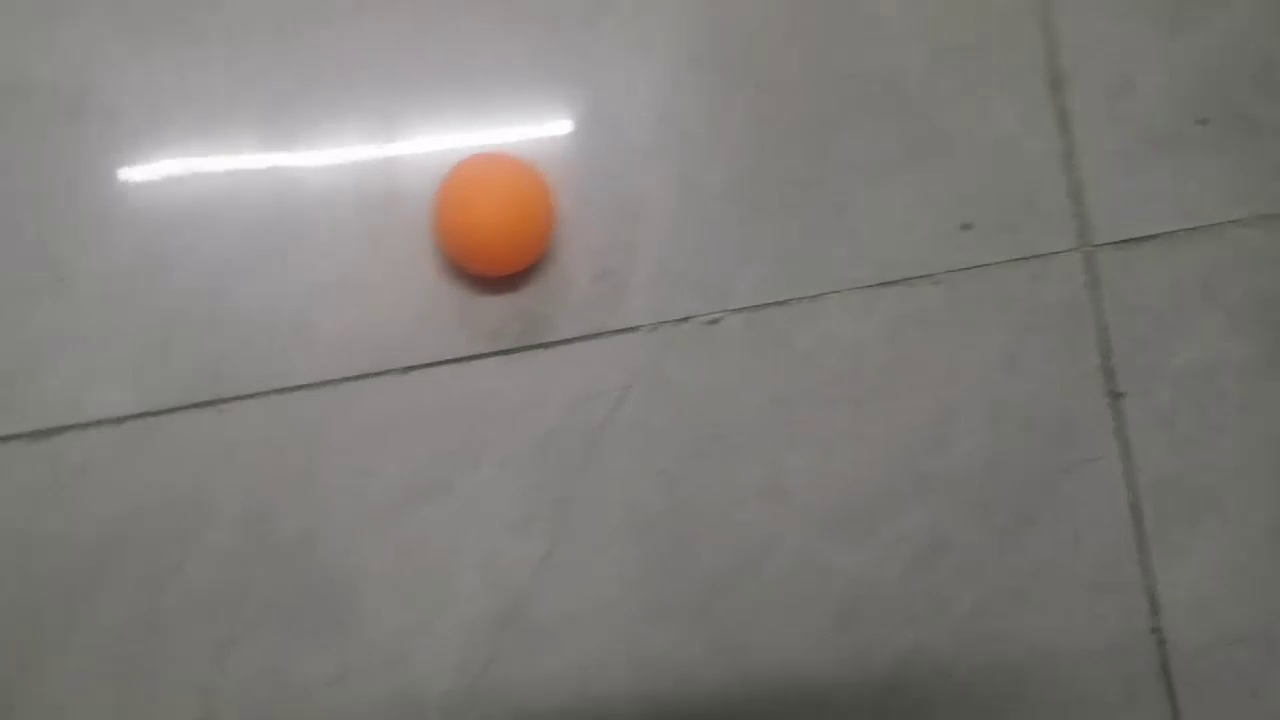
#> input picture frame 30 of ping_pang_ball.mp4, 1280 x 720 px
$ python main.py
#> lines starting #> are read from the running program, lines starting #| are printed output that depends on the picture
import cv2 as cv
import numpy as np

from utils import DrawHelper

ORIGINAL_VIDEO_PATH = './ping_pang_ball.mp4'

BLUE_BRG = (255, 0, 0)
GREEN_BRG = (0, 255, 0)
RED_BRG = (0, 0, 255)

first_frame_of_video = []

# 读取视频
cap = cv.VideoCapture(ORIGINAL_VIDEO_PATH)
if not cap.isOpened():
    print('can not open the video!!!')
else:
    # 获取视频第一帧
    ret, frame = cap.read()
#> frame is the input picture: shape (720, 1280, 3); mean B, G, R 122.2, 125.5, 128.7
    first_frame_of_video = frame
    if not ret:
        print("Can't receive frame (stream end?). Exiting ...")
    else:
        cv.namedWindow('Tracking Object', cv.WINDOW_NORMAL | cv.WINDOW_KEEPRATIO)
        cv.imshow('Tracking Object', frame)

# 鼠标左键按下且移动的起始坐标
start_position_x, start_position_y = -1, -1


def mouse_event_dispatcher(event, x, y, flags, _param=None):
    global start_position_x, start_position_y, first_frame_of_video, tracking_win_x, tracking_win_y, tracking_win_w, \
        tracking_win_h
    _img = first_frame_of_video.copy()

    if event == cv.EVENT_LBUTTONDOWN:
        tracking_win_x = x
        tracking_win_y = y
        start_position_x, start_position_y = x, y
    elif event == cv.EVENT_MOUSEMOVE and (flags & cv.EVENT_FLAG_LBUTTON):
        DrawHelper.draw_rect('Tracking Object', _img, (start_position_x, start_position_y), (x, y), BLUE_BRG, cv.LINE_4)
    elif event == cv.EVENT_LBUTTONUP:
        tracking_win_w = abs(x - tracking_win_x)
        tracking_win_h = abs(y - tracking_win_y)
        DrawHelper.draw_rect('Tracking Object', _img, (tracking_win_x, tracking_win_y),
                             (tracking_win_x + tracking_win_w, tracking_win_y + tracking_win_h), BLUE_BRG,
                             cv.LINE_4)


# 设置鼠标事件回调函数
cv.setMouseCallback('Tracking Object', mouse_event_dispatcher)

tracking_win_x, tracking_win_y, tracking_win_w, tracking_win_h = -1, -1, -1, -1

cv.putText(first_frame_of_video, 'Press the left mouse button to select the tracking object', (50, 100),
           cv.FONT_HERSHEY_SIMPLEX, 1.3, RED_BRG, 2, cv.LINE_AA)
cv.putText(first_frame_of_video, 'Press the "C" key to continue after selection', (50, 150),
           cv.FONT_HERSHEY_SIMPLEX, 1.3, RED_BRG, 2, cv.LINE_AA)
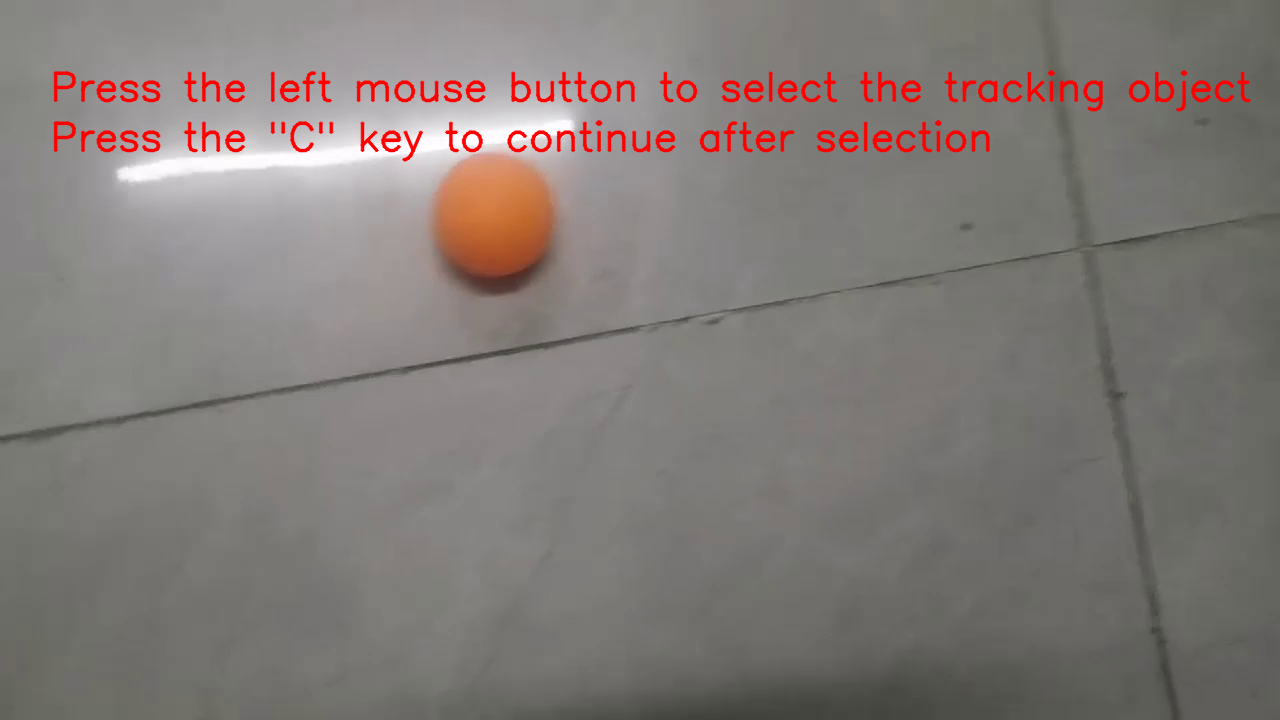
#> first_frame_of_video: shape (720, 1280, 3); mean B, G, R 119.7, 122.9, 130.4
cv.imshow('Tracking Object', first_frame_of_video)

# 暂停视频, 等待框选目标, 直到按 'C' 键继续
# 鼠标框选要追踪的目标触发 mouse_event_dispatcher 回调函数, 更新 tracking_win_x/y/w/h
while True:
    if cv.waitKey() == ord('c'):
#> (key q is pressed here)
        break

# 乒乓球颜色的 HSV 阈值
range_lower = np.array([3, 72, 0])
range_upper = np.array([179, 222, 255])

# 设置要追踪的区域
roi = first_frame_of_video[
      tracking_win_y:tracking_win_y + tracking_win_h,
      tracking_win_x:tracking_win_x + tracking_win_w]

hsv_roi = cv.cvtColor(roi, cv.COLOR_BGR2HSV)

mask = cv.inRange(hsv_roi, range_lower, range_upper)

# 计算直方图,参数为 图片(可多)，通道数，蒙板区域，直方图长度，范围
roi_hist = cv.calcHist([hsv_roi], [0], mask, [180], [0, 180])
# 归一化
cv.normalize(roi_hist, roi_hist, 0, 255, cv.NORM_MINMAX)

# 设置终止条件，迭代 10 次或者至少移动 1 pt
term_crit = (cv.TERM_CRITERIA_EPS | cv.TERM_CRITERIA_COUNT, 10, 1)
track_window = (tracking_win_x, tracking_win_y, tracking_win_w, tracking_win_h)

# 被标记了追踪框的图像
img_marked = []

while True:
    # 按 ‘Q' 键退出视频播放
    if cv.waitKey(20) & 0xFF == ord('q'):
        break
    else:
        ret, img = cap.read()
        if not ret:
            print("Can't receive frame (stream end?). Exiting ...")
            break
        else:
            # 将一帧 RGB 图像转换为 HSV 图像
            hsv = cv.cvtColor(img, cv.COLOR_BGR2HSV)
            # 计算反向投影
            dst = cv.calcBackProject([hsv], [0], roi_hist, [0, 180], 1)
            # 调用 meanShift 算法在 dst 中寻找目标窗口，找到后返回目标窗口
            ret, track_window = cv.meanShift(dst, track_window, term_crit)
            # 在图像上画出跟踪到的目标窗口
            x, y, w, h = track_window
            img_marked = cv.rectangle(img, (x, y), (x + w, y + h), RED_BRG, 2)
            cv.imshow('Tracking Object', img_marked)

cap.release()

# 按 'Esc' 键退出
cv.putText(img_marked, 'Press the "Esc" key to exit', (50, 150),
           cv.FONT_HERSHEY_SIMPLEX, 1.3, RED_BRG, 2, cv.LINE_AA)
cv.imshow('Tracking Object', img_marked)
while True:
    if cv.waitKey() == 27:
        break

cv.destroyAllWindows()

$ run again, starting later in the video
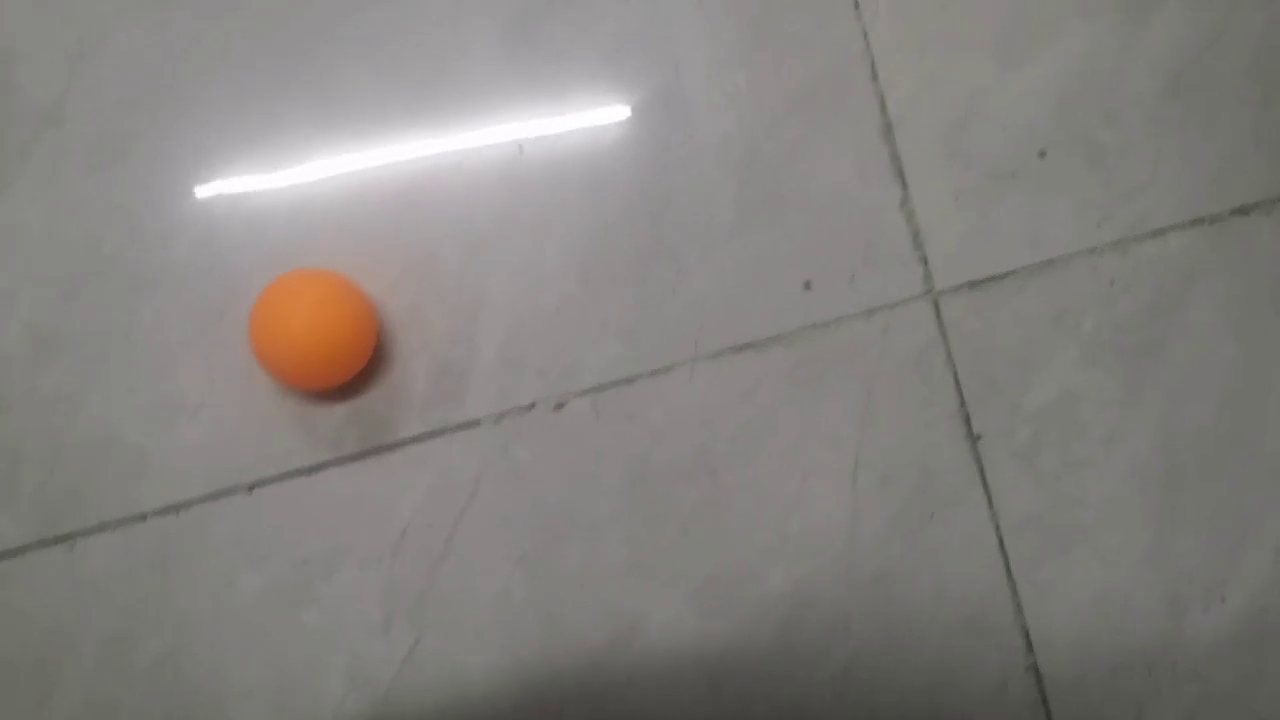
#> input picture frame 137 of ping_pang_ball.mp4, 1280 x 720 px
#> frame is the input picture: shape (720, 1280, 3); mean B, G, R 126.9, 130, 133.4
#> `cv.putText(first_frame_of_video, 'Press the "C" key to continue after ..`:
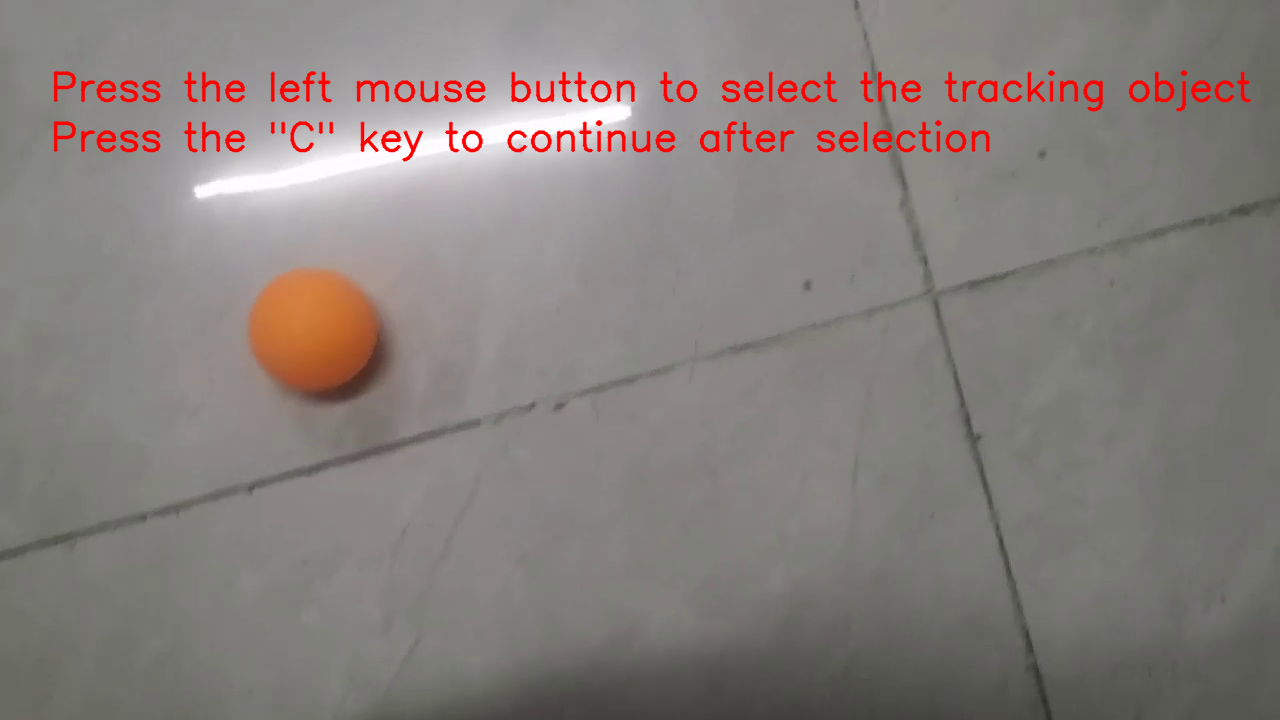
#> first_frame_of_video: shape (720, 1280, 3); mean B, G, R 124.2, 127.4, 135

$ run again, starting later in the video
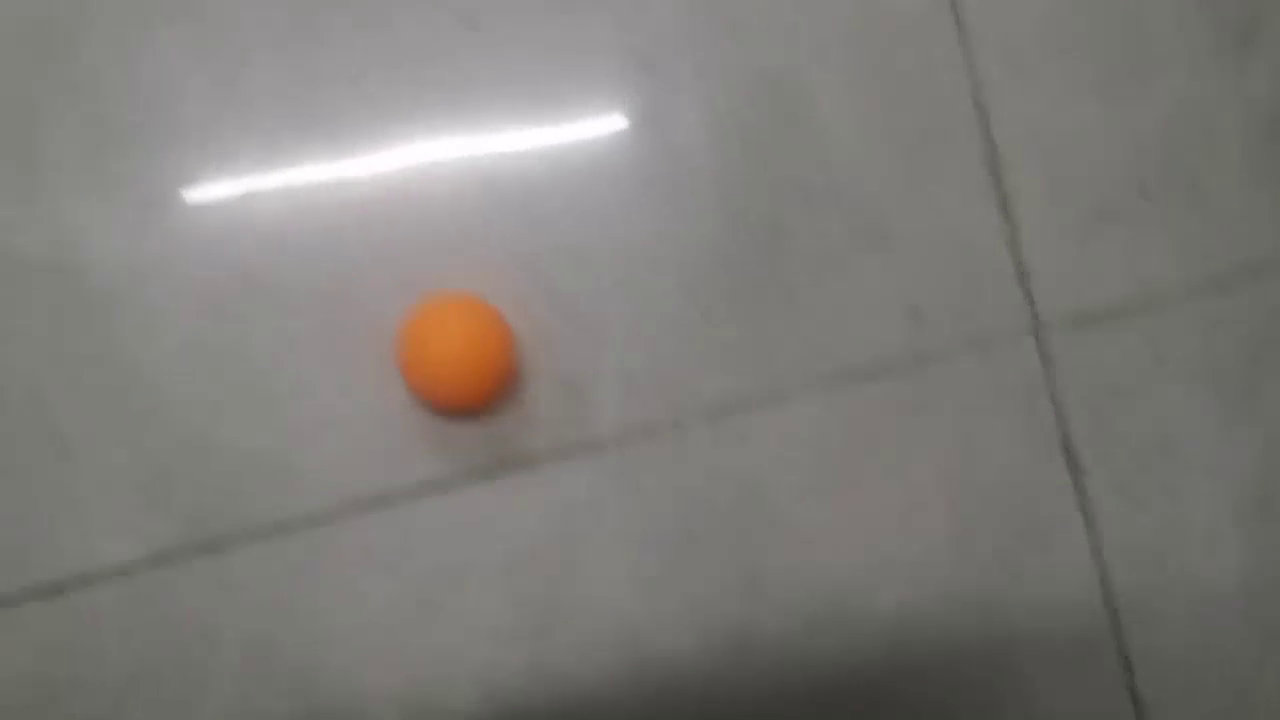
#> input picture frame 244 of ping_pang_ball.mp4, 1280 x 720 px
#> frame is the input picture: shape (720, 1280, 3); mean B, G, R 121.2, 124.8, 127.7
#> `cv.putText(first_frame_of_video, 'Press the "C" key to continue after ..`:
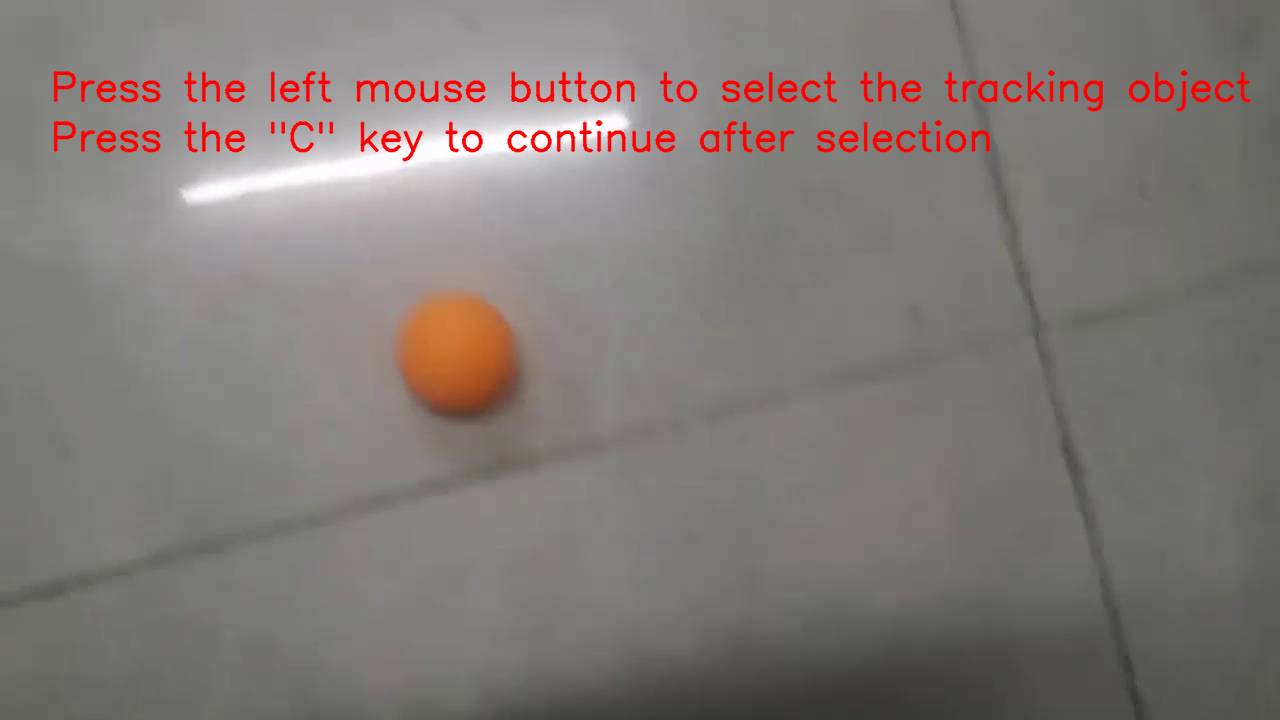
#> first_frame_of_video: shape (720, 1280, 3); mean B, G, R 118.7, 122.3, 129.4
